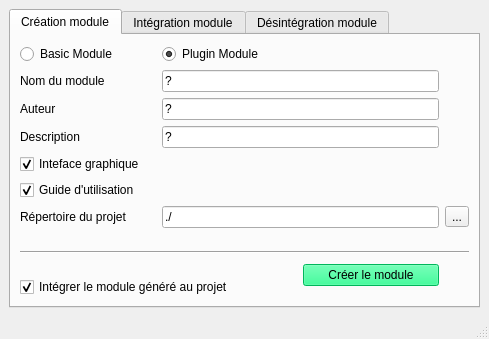
<?xml version="1.0" encoding="UTF-8"?>
<ui version="4.0">
 <class>ihm_ModuleDesigner</class>
 <widget class="QMainWindow" name="ihm_ModuleDesigner">
  <property name="geometry">
   <rect>
    <x>0</x>
    <y>0</y>
    <width>489</width>
    <height>339</height>
   </rect>
  </property>
  <property name="windowTitle">
   <string>MainWindow</string>
  </property>
  <widget class="QWidget" name="centralwidget">
   <property name="styleSheet">
    <string notr="true"/>
   </property>
   <layout class="QGridLayout" name="gridLayout_3">
    <item row="0" column="0">
     <widget class="QTabWidget" name="tabWidget">
      <property name="statusTip">
       <string/>
      </property>
      <property name="currentIndex">
       <number>0</number>
      </property>
      <widget class="QWidget" name="tab">
       <attribute name="title">
        <string>Création module</string>
       </attribute>
       <attribute name="toolTip">
        <string>Créer un nouveau module</string>
       </attribute>
       <layout class="QGridLayout" name="gridLayout">
        <item row="1" column="0">
         <widget class="QLabel" name="label">
          <property name="text">
           <string>Nom du module</string>
          </property>
         </widget>
        </item>
        <item row="0" column="1">
         <widget class="QRadioButton" name="ModuleTypePlugin">
          <property name="text">
           <string>Plugin Module</string>
          </property>
          <property name="checked">
           <bool>true</bool>
          </property>
         </widget>
        </item>
        <item row="0" column="0">
         <widget class="QRadioButton" name="ModuleTypeBasic">
          <property name="text">
           <string>Basic Module</string>
          </property>
          <property name="checked">
           <bool>false</bool>
          </property>
         </widget>
        </item>
        <item row="2" column="1" colspan="2">
         <widget class="QLineEdit" name="auteur">
          <property name="text">
           <string>?</string>
          </property>
         </widget>
        </item>
        <item row="1" column="1" colspan="2">
         <widget class="QLineEdit" name="nom_module">
          <property name="text">
           <string>?</string>
          </property>
         </widget>
        </item>
        <item row="8" column="2" rowspan="2">
         <widget class="QPushButton" name="PB_generate">
          <property name="toolTip">
           <string>Crée un répertoire et génère les fichiers dedans</string>
          </property>
          <property name="styleSheet">
           <string notr="true">background-color: rgb(0, 255, 127);
</string>
          </property>
          <property name="text">
           <string>Créer le module</string>
          </property>
         </widget>
        </item>
        <item row="9" column="0" colspan="2">
         <widget class="QCheckBox" name="chbx_integrer_modume_au_projet">
          <property name="toolTip">
           <string>&lt;html&gt;&lt;head/&gt;&lt;body&gt;&lt;p&gt;Modifie les fichiers .pro / .cpp / .h du projet pour intégrer automatiquement le nouveau module. Décocher cette case pour que le module soit créé mais que les fichiers du projets ne soient pas modifiés.&lt;/p&gt;&lt;/body&gt;&lt;/html&gt;</string>
          </property>
          <property name="text">
           <string>Intégrer le module généré au projet</string>
          </property>
          <property name="checkable">
           <bool>true</bool>
          </property>
          <property name="checked">
           <bool>true</bool>
          </property>
         </widget>
        </item>
        <item row="2" column="0">
         <widget class="QLabel" name="label_2">
          <property name="text">
           <string>Auteur</string>
          </property>
         </widget>
        </item>
        <item row="6" column="3">
         <widget class="QToolButton" name="PB_choix_repertoire">
          <property name="text">
           <string>...</string>
          </property>
          <property name="popupMode">
           <enum>QToolButton::DelayedPopup</enum>
          </property>
          <property name="autoRaise">
           <bool>false</bool>
          </property>
          <property name="arrowType">
           <enum>Qt::NoArrow</enum>
          </property>
         </widget>
        </item>
        <item row="7" column="0" rowspan="2" colspan="4">
         <widget class="Line" name="line">
          <property name="orientation">
           <enum>Qt::Horizontal</enum>
          </property>
         </widget>
        </item>
        <item row="6" column="1" colspan="2">
         <widget class="QLineEdit" name="repertoire_projet">
          <property name="toolTip">
           <string>Indique le répertoire du projet LaBotBox (répertoire où se trouve le fichier .pro)</string>
          </property>
          <property name="text">
           <string>./</string>
          </property>
         </widget>
        </item>
        <item row="3" column="1" colspan="2">
         <widget class="QLineEdit" name="description">
          <property name="text">
           <string>?</string>
          </property>
         </widget>
        </item>
        <item row="3" column="0">
         <widget class="QLabel" name="label_3">
          <property name="text">
           <string>Description</string>
          </property>
         </widget>
        </item>
        <item row="4" column="0">
         <widget class="QCheckBox" name="chbx_interface_graphique">
          <property name="toolTip">
           <string>Indique si le module est avec ou sans IHM</string>
          </property>
          <property name="text">
           <string>Inteface graphique</string>
          </property>
          <property name="checkable">
           <bool>true</bool>
          </property>
          <property name="checked">
           <bool>true</bool>
          </property>
         </widget>
        </item>
        <item row="6" column="0">
         <widget class="QLabel" name="label_4">
          <property name="text">
           <string>Répertoire du projet</string>
          </property>
         </widget>
        </item>
        <item row="5" column="0">
         <widget class="QCheckBox" name="chbx_guide_utilisation">
          <property name="text">
           <string>Guide d'utilisation</string>
          </property>
          <property name="checked">
           <bool>true</bool>
          </property>
         </widget>
        </item>
       </layout>
      </widget>
      <widget class="QWidget" name="tab_2">
       <attribute name="title">
        <string>Intégration module</string>
       </attribute>
       <attribute name="toolTip">
        <string>Intégrer au projet un module déjà existant</string>
       </attribute>
       <layout class="QGridLayout" name="gridLayout_2">
        <item row="1" column="0">
         <widget class="QLabel" name="label_5">
          <property name="text">
           <string>Emplacement  du module</string>
          </property>
         </widget>
        </item>
        <item row="1" column="1">
         <widget class="QLineEdit" name="repertoire_module_existant">
          <property name="toolTip">
           <string>Empalcement du module dans le projet</string>
          </property>
          <property name="text">
           <string>./</string>
          </property>
         </widget>
        </item>
        <item row="1" column="2">
         <widget class="QToolButton" name="PB_choix_repertoire_module_existant">
          <property name="text">
           <string>...</string>
          </property>
          <property name="popupMode">
           <enum>QToolButton::DelayedPopup</enum>
          </property>
          <property name="autoRaise">
           <bool>false</bool>
          </property>
          <property name="arrowType">
           <enum>Qt::NoArrow</enum>
          </property>
         </widget>
        </item>
        <item row="2" column="1">
         <widget class="QPushButton" name="PB_integrer_module_existant">
          <property name="toolTip">
           <string>Crée un répertoire et génère les fichiers dedans</string>
          </property>
          <property name="styleSheet">
           <string notr="true">background-color: rgb(0, 255, 127);
</string>
          </property>
          <property name="text">
           <string>Intégrer le module</string>
          </property>
         </widget>
        </item>
        <item row="0" column="0" colspan="3">
         <widget class="QLabel" name="label_6">
          <property name="text">
           <string>&lt;html&gt;&lt;head/&gt;&lt;body&gt;&lt;p&gt;&lt;span style=&quot; font-weight:600;&quot;&gt;INFO&lt;/span&gt;: permet d'intégrer au projet un module tout fait (livré par quelqu'un d'autre par exemple).&lt;/p&gt;&lt;p&gt;Le module doit être préalablement copié dans le répertoire BasicModule ou PluginModule suivant son type.&lt;/p&gt;&lt;/body&gt;&lt;/html&gt;</string>
          </property>
          <property name="wordWrap">
           <bool>true</bool>
          </property>
         </widget>
        </item>
       </layout>
      </widget>
      <widget class="QWidget" name="tab_3">
       <attribute name="title">
        <string>Désintégration module</string>
       </attribute>
       <attribute name="toolTip">
        <string>Désintégrer du projet un module</string>
       </attribute>
       <widget class="QLabel" name="label_7">
        <property name="geometry">
         <rect>
          <x>13</x>
          <y>140</y>
          <width>118</width>
          <height>20</height>
         </rect>
        </property>
        <property name="text">
         <string>Emplacement  du module</string>
        </property>
       </widget>
       <widget class="QPushButton" name="PB_desintegrer_module">
        <property name="geometry">
         <rect>
          <x>137</x>
          <y>166</y>
          <width>177</width>
          <height>23</height>
         </rect>
        </property>
        <property name="toolTip">
         <string>Crée un répertoire et génère les fichiers dedans</string>
        </property>
        <property name="styleSheet">
         <string notr="true">background-color: rgb(255, 0, 0);
</string>
        </property>
        <property name="text">
         <string>Désintégrer le module</string>
        </property>
       </widget>
       <widget class="QLabel" name="label_8">
        <property name="geometry">
         <rect>
          <x>13</x>
          <y>5</y>
          <width>332</width>
          <height>129</height>
         </rect>
        </property>
        <property name="text">
         <string>&lt;html&gt;&lt;head/&gt;&lt;body&gt;&lt;p&gt;&lt;span style=&quot; font-weight:600;&quot;&gt;INFO&lt;/span&gt;: permet de supprimer du projet les références à un module. &lt;/p&gt;&lt;p&gt;Les fichiers et le répertoire du module ne sont PAS supprimés.&lt;/p&gt;&lt;/body&gt;&lt;/html&gt;</string>
        </property>
        <property name="wordWrap">
         <bool>true</bool>
        </property>
       </widget>
       <widget class="QLineEdit" name="repertoire_module_desintegration">
        <property name="geometry">
         <rect>
          <x>137</x>
          <y>140</y>
          <width>177</width>
          <height>20</height>
         </rect>
        </property>
        <property name="toolTip">
         <string>Empalcement du module dans le projet</string>
        </property>
        <property name="text">
         <string>./</string>
        </property>
       </widget>
       <widget class="QToolButton" name="PB_choix_repertoire_module_desintegration">
        <property name="geometry">
         <rect>
          <x>320</x>
          <y>140</y>
          <width>25</width>
          <height>19</height>
         </rect>
        </property>
        <property name="text">
         <string>...</string>
        </property>
        <property name="popupMode">
         <enum>QToolButton::DelayedPopup</enum>
        </property>
        <property name="autoRaise">
         <bool>false</bool>
        </property>
        <property name="arrowType">
         <enum>Qt::NoArrow</enum>
        </property>
       </widget>
      </widget>
     </widget>
    </item>
   </layout>
  </widget>
  <widget class="QMenuBar" name="menubar">
   <property name="geometry">
    <rect>
     <x>0</x>
     <y>0</y>
     <width>489</width>
     <height>25</height>
    </rect>
   </property>
  </widget>
  <widget class="QStatusBar" name="statusbar"/>
 </widget>
 <resources/>
 <connections/>
</ui>
